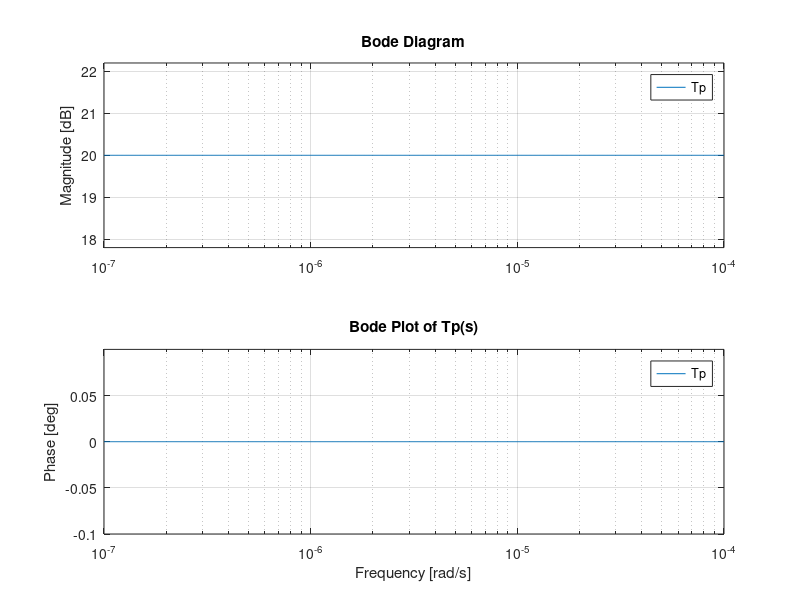

This figure's MATLAB source:
% Define the transfer function
num = [10, 56e-6];
den = [1, 5.6e-6];

% Create the transfer function
Tp = tf(num, den);

% Plot the Bode response
bode(Tp);
grid on;
title('Bode Plot of Tp(s)');
